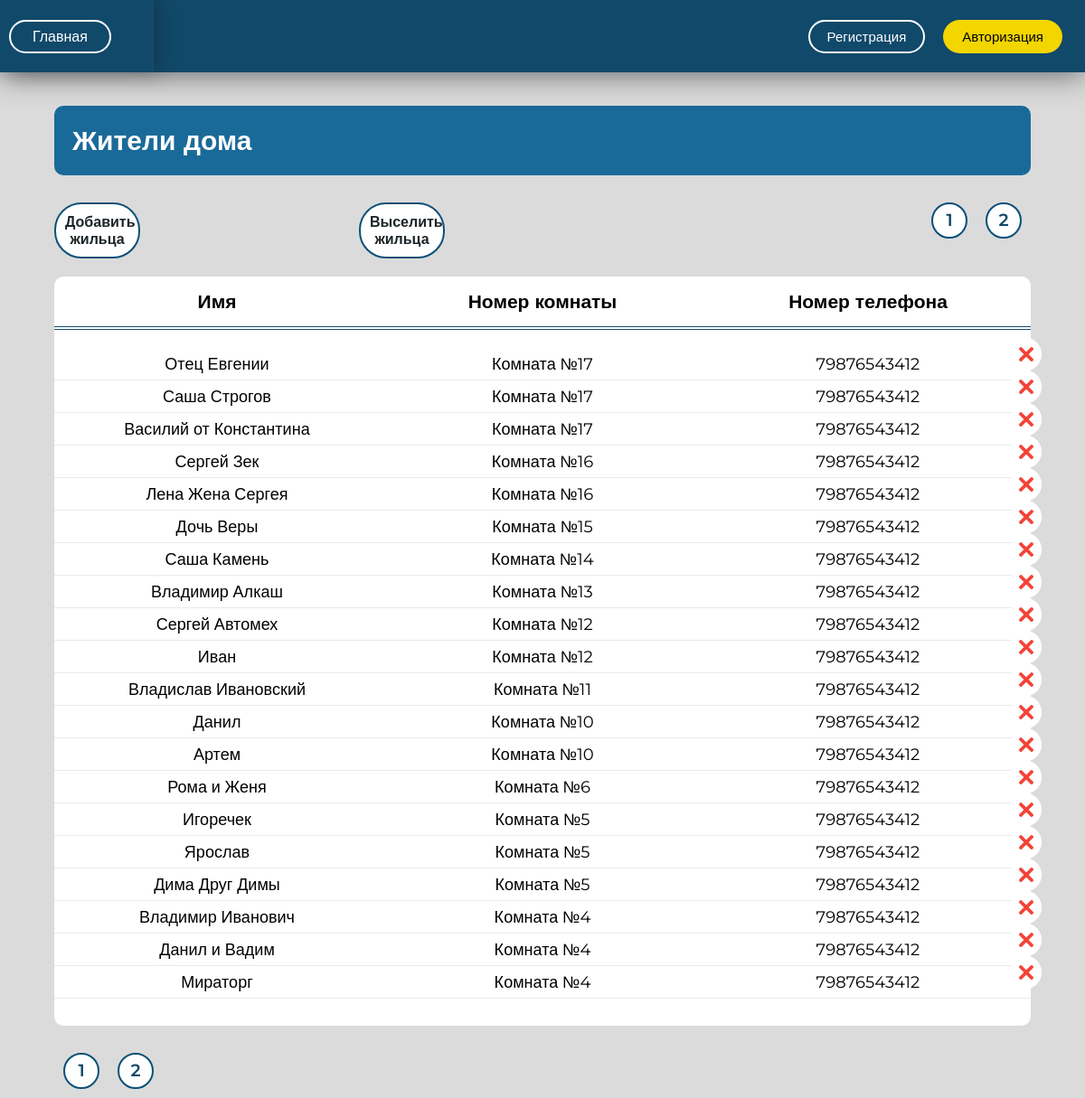
Screenshot of /peoples/ with the database file from the repository.
### otchet/models.py (models this page shows, shortened)
class Profile(models.Model):
    date = models.DateTimeField(auto_now=True, verbose_name='Дата')
    name = models.CharField(default="", max_length=100, verbose_name="Имя")
    room = models.ForeignKey(
        Room,
        on_delete=models.SET_NULL,
        verbose_name='Комната',
        null=True,
        related_name="profile"
    )
    room_number = models.CharField(
        max_length=2,
        default="",
        verbose_name="Номер комнаты"
    )
    phone_number = models.CharField(
        default="79876543412",
        max_length=11,
        verbose_name="Номер телефона",
    )
    def __str__(self):
        return f'{self.room} {self.name} {self.phone_number}'
    class Meta:
        db_table = "profile"
        ordering = ['-room']
        verbose_name = "Постоялец"
        verbose_name_plural = "Постояльцы"

class Room(models.Model):  # информация о комнате
    number = models.PositiveSmallIntegerField(default=0, verbose_name='Номер комнаты')  # номер комнаты// стройкой лучше
    price_for_period = models.IntegerField(default=7000, verbose_name='Стоимость')  # цена проживания
    number_of_beds = models.PositiveSmallIntegerField(default=1, verbose_name='Количество мест')  # количество мест
    def __str__(self):
        if self.number:
            return f'Комната №{self.number}'
        else:
            return ''
    class Meta:
        db_table = "room"
        ordering = ['number']
        verbose_name = "Комната"
        verbose_name_plural = "Комнаты"

### otchet/views.py (the view, shortened to what this page needs)
# urls.py: path('peoples/', views.peoples, name='peoples'),
def peoples(request):
    data = data_d(request)
    peoples = Profile.objects.all()
    paginator = Paginator(peoples, 20)
    page_number = request.GET.get('page')
    page_obj = paginator.get_page(page_number)
    data['page_obj'] = page_obj
    data['peoples'] = peoples
    return render(request, 'otchet/people.html', context=data)

### otchet/funk_otchet.py (called while the page is built, shortened)
def data_d(request):
    data = {}
    data['form'] = AddPepForm()
    data['form1'] = AddPaymentsForm()
    data['form2'] = AddSpendingAdminForm()
    data['form3'] = AddSpendingHostelForms()
    data['form4'] = AddSpendingBossForms()
    data['form5'] = AddEventsForms()
    data['form6'] = AddRefundsForms()
    data['form7'] = DepartmentForm()
    return data

### otchet/templates/otchet/people.html (shortened to what this page needs)
{% extends 'otchet/base.html' %}
{% load static %}
{% block content %}
    <div class="payments2">
        <h1>Жители дома</h1>
        <div class="pagin">
            <div class="but5">
                <div class="append_but" id="append_but_peopl" onclick="add_peop()">Добавить жильца</div>
                <div class="append_but" id="depart_but_peopl" onclick="depart_peop()">Выселить жильца</div>
            </div>
            <nav class="num_page">
                <ul>
                    {% for p in page_obj.paginator.page_range%}
                        <li>
                            <a href="?page={{ p }}">{{ p }}</a>
                        </li>
                    {% endfor %}
                </ul>
            </nav>
        </div>
        <div class="payments">
                <ul class="stolb_payments">
                    <li>
                        <h5>Имя</h5>
                    </li>
                    <li>
                        <h5>Номер комнаты</h5>
                    </li>
                    <li>
                        <h5>Номер телефона</h5>
                    </li>
                </ul>
                {% for people in page_obj %}
                    <div class="pay">
                        <div class="date_1 text_1">
                            {{ people.name }}
                        </div>
                        <div class="user_1 text_1">
                            {{ people.room }}
                        </div>
                        <div class="summa text_1">
                            {{ people.phone_number }}
                            <a href="{% url 'update_peoples' people.id %}" >
                            </a>
                            <a href="{% url 'delete_peoples' people.id %}" class="delete_knop">
                                <img src="{% static 'otchet/images/close.png' %}" alt="">
                            </a>
                        </div>
                    </div>
                {% endfor %}
            </div>
        <div class="pagin">
            <nav class="num_page">
                <ul>
                    {% for p in page_obj.paginator.page_range%}
                        <li>
                            <a href="?page={{ p }}">{{ p }}</a>
                        </li>
                    {% endfor %}
                </ul>
            </nav>
        </div>
    </div>
{% endblock %}

### otchet/static/otchet/css/media.css (style rules this page uses)
@media screen and (max-width: 1511px) { .append_but { width:19%; } }
@media screen and (max-width: 1202px) { .append_but { width:22%; } }
@media screen and (max-width: 1202px) { .payments2 { width: 90% !important; } }

### otchet/static/otchet/css/index.css (style rules this page uses)
* { box-sizing: border-box; margin: 0; padding: 0; }
body { height: 100vh; background: #dbdbdb; font-family: 'Montserrat', sans-serif; }
ul { list-style:none; }
.payments { background: #fff; border-radius: 10px; padding-bottom: 30px; margin-top: 20px; }
.stolb_payments { display: flex; justify-content: space-around; padding: 0; margin: 0; border-bottom: 4px double #11496a; margin-bottom: 20px; }
.stolb_payments li { width: 33%; text-align: center; font-size: 18px; padding: 15px; }
.stolb_payments li h5 { font-size: 21px; }
.pay { display: flex; justify-content: space-around; height: 36px; align-items: center; border-bottom: 1px solid #dddddd9c; }
.text_1 { width: 33%; text-align: center; height: 30px; line-height: 30px; position: relative; font-size: 18px; letter-spacing: 0.002em; }
.text_1 a { position: absolute; right: 28px; top: -13px; width: 34px; height: 36px; transition:0.2s; }
.text_1 a img { position: relative; top: 4px; left: 2px; }
.append_but { display:block; text-align:center; padding: 10px; border: 2px solid #0a5078; border-radius: 30px; margin-top: 30px; background: #fff; font-weight: 600; color: #1c2428; transition:0.3s; position:relative; }
.payments2 { width: 70%; margin:auto; margin-top: 117px; }
.payments2 h1 { background: #1a6a99; color: #fff; border-radius: 10px; padding: 20px; font-size: 30px; }
.pagin { display:flex; justify-content: space-between; }
.num_page { position: relative; top: 20px; }
.num_page ul { display: flex; }
.num_page ul li a { width: 40px; display: block; height: 40px; border: 2px solid #0a5078; border-radius: 20px; background: #fff; line-height: 35px; text-align: center; margin: 10px; text-decoration: none; color: #11496a; font-weight: 600; font-size: 19px; }
.but5 { position: relative; width: 40%; display: flex; justify-content: space-between; }
.delete_knop { right: -14px !important; top: -14px !important; background: #fff; border-radius: 50%; display: flex; align-items: center; justify-content: center; }
.delete_knop img { width: 16px; top: 0 !important; left: 0 !important; }

### rows the page displays
Profile: name "Отец Евгении", room "Комната №17", phone_number "79876543412"
Profile: name "Саша Строгов", room "Комната №17", phone_number "79876543412"
Profile: name "Василий от Константина", room "Комната №17", phone_number "79876543412"
Profile: name "Сергей Зек", room "Комната №16", phone_number "79876543412"
Profile: name "Лена Жена Сергея", room "Комната №16", phone_number "79876543412"
Profile: name "Дочь Веры", room "Комната №15", phone_number "79876543412"
Profile: name "Саша Камень", room "Комната №14", phone_number "79876543412"
Profile: name "Владимир Алкаш", room "Комната №13", phone_number "79876543412"
Profile: name "Сергей Автомех", room "Комната №12", phone_number "79876543412"
Profile: name "Иван", room "Комната №12", phone_number "79876543412"
Profile: name "Владислав Ивановский", room "Комната №11", phone_number "79876543412"
Profile: name "Данил", room "Комната №10", phone_number "79876543412"
Profile: name "Артем", room "Комната №10", phone_number "79876543412"
Profile: name "Рома и Женя", room "Комната №6", phone_number "79876543412"
Profile: name "Игоречек", room "Комната №5", phone_number "79876543412"
Profile: name "Ярослав", room "Комната №5", phone_number "79876543412"
Profile: name "Дима Друг Димы", room "Комната №5", phone_number "79876543412"
Profile: name "Владимир Иванович", room "Комната №4", phone_number "79876543412"
Profile: name "Данил и Вадим", room "Комната №4", phone_number "79876543412"
Profile: name "Мираторг", room "Комната №4", phone_number "79876543412"

### other values shown
{{ p }} "1" "2"
